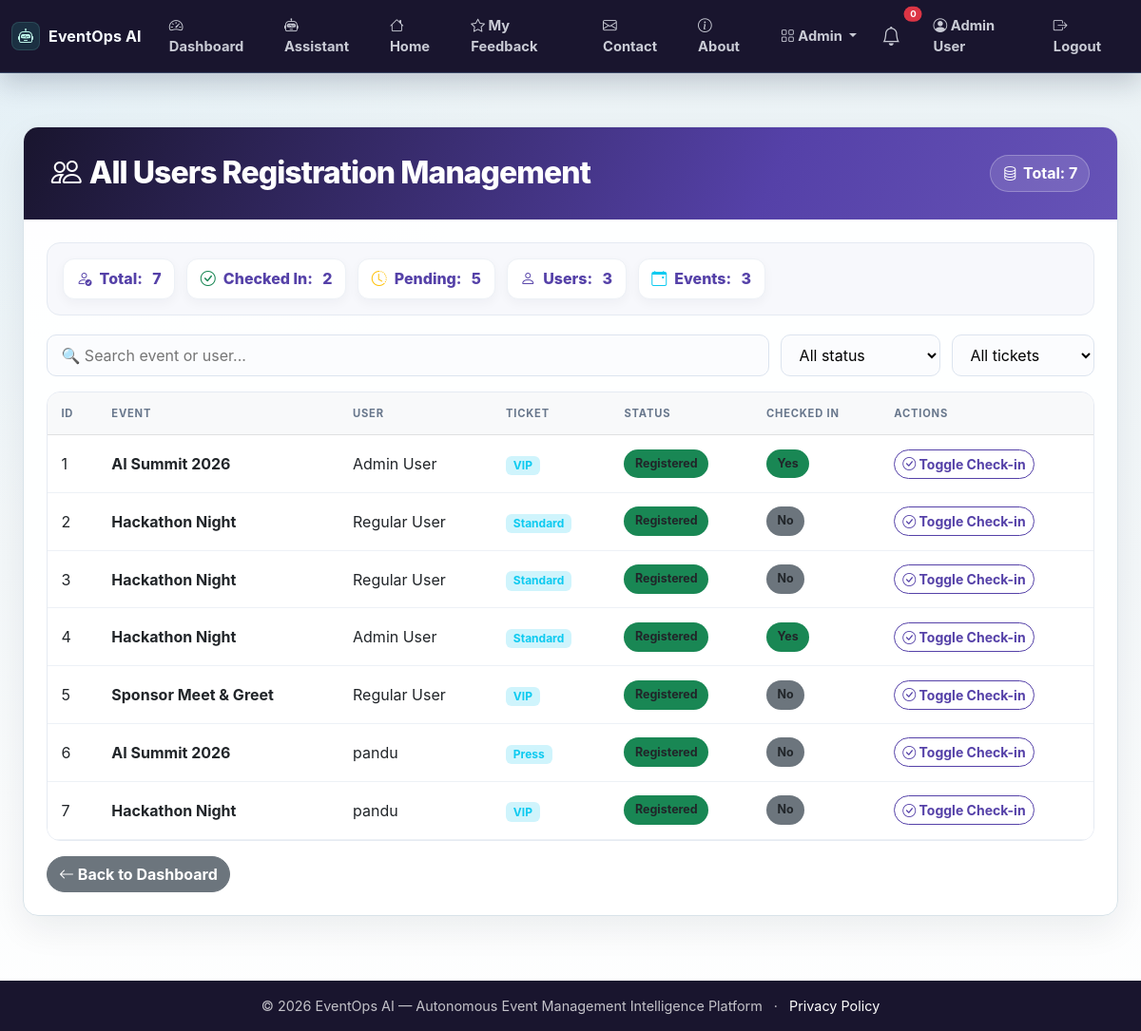
The page /admin/registrations (signed in) on the database its author committed.
### app.py (models this page shows, shortened)
class User(UserMixin, db.Model):
    id = db.Column(db.Integer, primary_key=True)
    name = db.Column(db.String(100), nullable=False)
    email = db.Column(db.String(100), unique=True, nullable=False)
    password_hash = db.Column(db.String(200), nullable=False)
    role = db.Column(db.String(20), default='user')
    created_at = db.Column(db.DateTime, default=lambda: datetime.now(timezone.utc))

class Registration(db.Model):
    id = db.Column(db.Integer, primary_key=True)
    user_id = db.Column(db.Integer, db.ForeignKey('user.id'))
    event_id = db.Column(db.Integer, db.ForeignKey('event.id'))
    ticket_type = db.Column(db.String(50))
    status = db.Column(db.String(20), default='registered')
    checked_in = db.Column(db.Boolean, default=False)
    registered_at = db.Column(db.DateTime, default=lambda: datetime.now(timezone.utc))
    user = db.relationship('User', backref='registrations')
    event = db.relationship('Event', backref='registrations')

class Event(db.Model):
    id = db.Column(db.Integer, primary_key=True)
    title = db.Column(db.String(200), nullable=False)
    description = db.Column(db.Text)
    date = db.Column(db.String(50))
    time = db.Column(db.String(50))
    location = db.Column(db.String(200))
    capacity = db.Column(db.Integer)
    status = db.Column(db.String(20), default='upcoming')
    created_at = db.Column(db.DateTime, default=lambda: datetime.now(timezone.utc))

### app.py (the view)
@app.route('/admin/registrations')
@login_required
def admin_registrations():
    if current_user.role != 'admin':
        abort(403)
    registrations = Registration.query.all()
    return render_template('admin_registrations.html', registrations=registrations)

### app.py (called while the page is built)
@login_manager.user_loader
def load_user(user_id):
    return User.query.get(int(user_id))

### templates/admin_registrations.html (shortened to what this page needs)
{% extends "base.html" %}
{% block content %}
<div class="admin-wrapper">
    <div class="container-fluid">
        <div class="card admin-card">
            <div class="card-header d-flex flex-wrap justify-content-between align-items-center">
                <h2 class="mb-0"><i class="bi bi-people me-2"></i>All Users Registration Management</h2>
                <span class="total-badge">
                    <i class="bi bi-database"></i> Total: {{ registrations|length }}
                </span>
            </div>
            <div class="card-body">
                <div class="stats-row">
                    <div class="stat-item"><i class="bi bi-person-check"></i> Total: <span class="stat-num">{{ registrations|length }}</span></div>
                    <div class="stat-item"><i class="bi bi-check-circle text-success"></i> Checked In: <span class="stat-num">{{ registrations|selectattr('checked_in', 'equalto', True)|list|length }}</span></div>
                    <div class="stat-item"><i class="bi bi-clock-history text-warning"></i> Pending: <span class="stat-num">{{ registrations|selectattr('checked_in', 'equalto', False)|list|length }}</span></div>
                    <div class="stat-item"><i class="bi bi-person text-primary"></i> Users: <span class="stat-num">{{ registrations|map(attribute='user_id')|unique|list|length }}</span></div>
                    <div class="stat-item"><i class="bi bi-calendar-event text-info"></i> Events: <span class="stat-num">{{ registrations|map(attribute='event_id')|unique|list|length }}</span></div>
                </div>
                <div class="filter-bar">
                    <input type="text" id="searchReg" class="search-box" placeholder="🔍 Search event or user...">
                    <select id="filterChecked" class="filter-select">
                        <option value="">All status</option>
                    </select>
                    <select id="filterTicket" class="filter-select">
                        <option value="">All tickets</option>
                    </select>
                </div>
                <div class="table-responsive">
                    <table class="table table-hover align-middle" id="regTable">
                        <thead class="table-light">
                            <tr>
                                <th>ID</th>
                                <th>Event</th>
                                <th>User</th>
                                <th>Ticket</th>
                                <th>Status</th>
                                <th>Checked In</th>
                                <th>Actions</th>
                            </tr>
                        </thead>
                        <tbody>
                            {% for reg in registrations %}
                            <tr data-event="{{ reg.event.title|lower }}"
                                data-user="{{ reg.user.name|lower if reg.user else '' }}"
                                data-checked="{{ reg.checked_in|string|lower }}"
                                data-ticket="{{ reg.ticket_type|lower }}">
                                <td>{{ reg.id }}</td>
                                <td><strong>{{ reg.event.title }}</strong></td>
                                <td>{{ reg.user.name if reg.user else 'N/A' }}</td>
                                <td><span class="badge bg-info-subtle text-info">{{ reg.ticket_type }}</span></td>
                                <td><span class="badge-status bg-{{ 'success' if reg.status == 'registered' else 'warning' }}">{{ reg.status|title }}</span></td>
                                <td>
                                    <span class="badge-status bg-{{ 'success' if reg.checked_in else 'secondary' }}">
                                        {{ 'Yes' if reg.checked_in else 'No' }}
                                    </span>
                                </td>
                                <td>
                                    <a href="{{ url_for('admin_checkin', reg_id=reg.id) }}" class="btn btn-sm btn-outline-primary">
                                        <i class="bi bi-check-circle"></i> Toggle Check-in
                                    </a>
                                </td>
                            </tr>
                            {% endfor %}
                        </tbody>
                    </table>
                </div>
                <div class="mt-3">
                    <a href="{{ url_for('dashboard') }}" class="btn btn-secondary">
                        <i class="bi bi-arrow-left"></i> Back to Dashboard
                    </a>
                </div>
            </div>
        </div>
    </div>
</div>
{% endblock %}

### templates/base.html (shortened to what this page needs)
<!DOCTYPE html>
<html lang="en">
<head>
<link href="https://cdn.jsdelivr.net/npm/bootstrap@5.3.0/dist/css/bootstrap.min.css" rel="stylesheet">
<link rel="stylesheet" href="https://cdn.jsdelivr.net/npm/bootstrap-icons@1.11.0/font/bootstrap-icons.css">
<link rel="stylesheet" href="{{ url_for('static', filename='css/style.css', v='futuristic-purple-20261030') }}">
</head>
<body>
<nav class="navbar navbar-expand-lg navbar-dark shadow-sm">
<div class="container-fluid">
<a class="navbar-brand fw-bold" href="{{ url_for('index') }}">
<i class="bi bi-robot"></i>EventOps AI
</a>
<div class="collapse navbar-collapse" id="navbarNav">
<ul class="navbar-nav ms-auto align-items-lg-center">
                    {% if current_user.is_authenticated %}
<li class="nav-item">
<a class="nav-link" href="{{ url_for('dashboard') }}">
<i class="bi bi-speedometer2"></i> Dashboard
</a>
</li>
<li class="nav-item">
<a class="nav-link" href="{{ url_for('assistant_page') }}">
<i class="bi bi-robot"></i> Assistant
</a>
</li>
<li class="nav-item">
<a class="nav-link" href="{{ url_for('index') }}">
<i class="bi bi-house"></i> Home
</a>
</li>
<li class="nav-item">
<a class="nav-link" href="{{ url_for('feedback_list') }}">
<i class="bi bi-star"></i> My Feedback
</a>
</li>
<li class="nav-item">
<a class="nav-link" href="{{ url_for('contact') }}">
<i class="bi bi-envelope"></i> Contact
</a>
</li>
<li class="nav-item">
<a class="nav-link" href="{{ url_for('about') }}">
<i class="bi bi-info-circle"></i> About
</a>
</li>
                        {% if current_user.role == 'admin' %}
<li class="nav-item dropdown">
<a class="nav-link dropdown-toggle" href="#" role="button" data-bs-toggle="dropdown">
<i class="bi bi-grid"></i> Admin
</a>
</li>
                        {% endif %}
<li class="nav-item position-relative me-2">
<a class="nav-link" href="#" title="Notifications" data-bs-toggle="dropdown">
<i class="bi bi-bell fs-5"></i>
<span class="position-absolute top-0 start-100 translate-middle badge rounded-pill bg-danger" style="font-size:0.6rem;">
                                    0
</span>
</a>
</li>
<li class="nav-item">
<a class="nav-link" href="{{ url_for('profile') }}">
<i class="bi bi-person-circle"></i> {{ current_user.name }}
</a>
</li>
<li class="nav-item">
<a class="nav-link" href="{{ url_for('logout') }}">
<i class="bi bi-box-arrow-right"></i> Logout
</a>
</li>
                    {% endif %}
</ul>
</div>
</div>
</nav>
<main class="container-fluid py-4">
        {% block content %}{% endblock %}
</main>
<footer class="footer bg-dark text-white py-3 mt-4">
<div class="container text-center">
<span>© 2026 EventOps AI — Autonomous Event Management Intelligence Platform</span>
<span class="mx-2" aria-hidden="true">·</span>
<a class="text-white" href="{{ url_for('privacy') }}">Privacy Policy</a>
</div>
</footer>
</body>
</html>

### static/css/style.css (style rules this page uses)
:root { --eo-ink: #19152E; --eo-muted: #64748b; --eo-body: #334155; --eo-bg: #eaf2f5; --eo-surface: #ffffff; --eo-line: #d8e3e9; --eo-navy: #19152E; --eo-blue: #5541A8; --eo-indigo: #19152E; --eo-teal: #B7A5FF; --eo-amber: #f59e0b; --eo-rose: #e11d48; --eo-shadow: 0 22px 60px rgba(15, 23, 42, 0.11); --eo-soft-shadow: 0 14px 36px rgba(15, 23, 42, 0.08); }
* { letter-spacing: 0; }
html { scroll-behavior: smooth; }
body { min-height: 100vh; color: var(--eo-body); background: radial-gradient(circle at top left, rgba(139, 206, 255, 0.08), transparent 34rem), linear-gradient(180deg, var(--eo-bg) 0%, #f3f7f9 55%, #ffffff 100%); font-family: "Inter", "Segoe UI", system-ui, -apple-system, BlinkMacSystemFont, sans-serif; }
a { text-decoration: none; }
.navbar { position: sticky; top: 0; z-index: 1030; min-height: 60px; border-bottom: 1px solid rgba(139, 206, 255, 0.25); background: #19152E !important; box-shadow: 0 10px 28px rgba(16, 27, 53, 0.2) !important; backdrop-filter: blur(14px); }
.navbar .container-fluid { width: min(1240px, calc(100% - 24px)); margin: 0 auto; padding-left: 0; padding-right: 0; }
.navbar-brand { display: inline-flex; align-items: center; gap: 9px; font-size: 1rem; letter-spacing: .01em; color: #f7fbff !important; font-weight: 800; }
.navbar-brand i { display: inline-flex; width: 30px; height: 30px; align-items: center; justify-content: center; border-radius: 8px; color: #bff8eb; background: rgba(45, 212, 191, 0.14); box-shadow: inset 0 0 0 1px rgba(125, 211, 200, 0.16); }
.navbar-dark .navbar-nav .nav-link { position: relative; border-radius: 999px; color: rgba(245, 249, 255, 0.8); font-size: 0.92rem; font-weight: 650; padding: 0.5rem 0.82rem; transition: background 0.2s ease, color 0.2s ease, transform 0.2s ease; }
main.container-fluid { width: min(1240px, calc(100% - 24px)); min-height: calc(100vh - 138px); margin: 0 auto; padding: 24px 0 0 !important; }
.dropdown-menu, .modal-content, .list-group-item, .table, .card { border-color: var(--eo-line) !important; }
.card { border-radius: 12px !important; background: rgba(255, 255, 255, 0.96); box-shadow: var(--eo-soft-shadow); }
.btn { border-radius: 999px; font-weight: 750; box-shadow: none !important; }
.btn-outline-primary { border-color: var(--eo-blue); color: var(--eo-blue); }
.text-primary { color: var(--eo-blue) !important; }
h1, h2, h3, h4, h5, h6, .section-title, .eo-section-title { color: var(--eo-navy); }
.footer { margin-top: 36px !important; background: var(--eo-navy) !important; color: rgba(255, 255, 255, 0.74) !important; font-size: 0.9rem; }
.stat-item, .eo-stat-number { color: var(--eo-blue) !important; font-weight: 850; }

### rows shown on the page
User: name "Admin User"
Registration: id "1", event "AI Summit 2026", user "Admin User", ticket_type "VIP", status "Registered", checked_in "Yes"
Registration: id "2", event "Hackathon Night", user "Regular User", ticket_type "Standard", status "Registered", checked_in "No"
Registration: id "3", event "Hackathon Night", user "Regular User", ticket_type "Standard", status "Registered", checked_in "No"
Registration: id "4", event "Hackathon Night", user "Admin User", ticket_type "Standard", status "Registered", checked_in "Yes"
Registration: id "5", event "Sponsor Meet & Greet", user "Regular User", ticket_type "VIP", status "Registered", checked_in "No"
Registration: id "6", event "AI Summit 2026", user "pandu", ticket_type "Press", status "Registered", checked_in "No"
Registration: id "7", event "Hackathon Night", user "pandu", ticket_type "VIP", status "Registered", checked_in "No"

### other values the page prints
{{ registrations|length }} "7"
{{ registrations|selectattr('checked_in', 'equalto', True)|list|length }} "2"
{{ registrations|selectattr('checked_in', 'equalto', False)|list|length }} "5"
{{ registrations|map(attribute='user_id')|unique|list|length }} "3"
{{ registrations|map(attribute='event_id')|unique|list|length }} "3"
